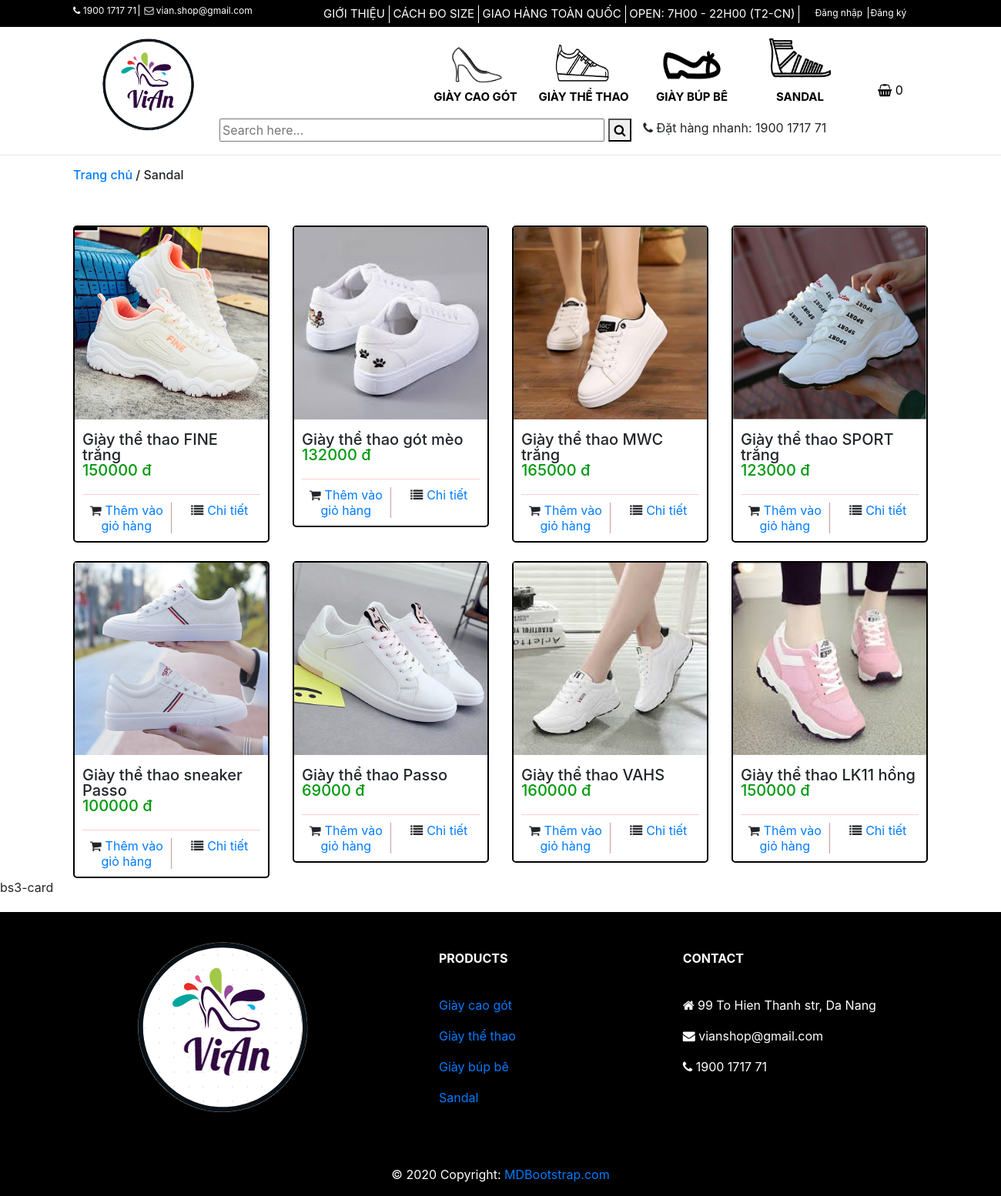
The app's page /products.php?name=giay-the-thao with its own data.
### tables this page shows
create table products(
id INT NOT NULL AUTO_INCREMENT NOT NULL PRIMARY KEY,
name VARCHAR(255) NOT NULL,
category_id INT NOT NULL,
image VARCHAR(255) DEFAULT NULL,
decription TEXT DEFAULT NULL,
price FLOAT NOT NULL,
created DATE NULL DEFAULT CURRENT_TIMESTAMP,
quantity INT NOT NULL
);

### products.php (the view, shortened to what this page needs)
<?php
  include "includes/dbconnection.php";
?>
<!doctype html>
<html lang="en">
<head>
    <link rel="stylesheet" href="css/style-index.css">
    <link rel="stylesheet" href="https://stackpath.bootstrapcdn.com/bootstrap/4.3.1/css/bootstrap.min.css"
>
    <link rel="stylesheet" href="https://maxcdn.bootstrapcdn.com/font-awesome/4.7.0/css/font-awesome.min.css">
</head>
<body>
    <?php
    include "includes/top-header.php";
    include 'includes/header.php';
    ?>
    <hr>
    <div class="container">
        <div class="name-page">
            <h6><a href="index.php">Trang chủ</a><span> / Sandal</span></h6>
        </div>
        <br>
        <?php
            if ($_GET['name'] == 'giay-cao-got'){
                $name = 'Giày cao gót';
            }
            else if ($_GET['name'] == 'giay-the-thao')
            {
                $name ="Giày thể thao";
            }
            $select1='SELECT p.*, c.categoryName FROM products AS p, categories AS c WHERE p.category_id= c.id AND c.categoryName LIKE "'.$name.'" ';
            $result1=mysqli_query($con, $select1);
        ?>
        <div class="row">
            <?php  while($row1=mysqli_fetch_array($result1)){?>
            <div class="col-sm-3">
                <br>
                <div class="col-item">
                    <div class="photo">
                        <img src="image-product/<?php echo htmlentities($row1['category_id']);?>/<?php echo htmlentities($row1['image']);?> "
                            class="img-responsive" style="width:100%; height:250px" alt="a" />
                    </div>
                    <div class="info">
                        <div class="row">
                            <div class="price col-md-12">
                                <h5>
                                    <?php echo htmlentities($row1['name']);?>
                                </h5>
                                <h5 class="price-text-color">
                                    <?php echo htmlentities($row1['price']);?> đ
                                </h5>
                            </div>
                        </div>
                    </div>
                    <div class="info">
                        <div class="separator clear-left">
                            <p class="btn-add">
                                <i class="fa fa-shopping-cart"></i><a href="#" class="hidden-sm">Thêm vào giỏ
                                    hàng</a>
                            </p>
                            <p class="btn-details">
                                <i class="fa fa-list"></i><a href="detail.php?quanly=detail&id=<?php echo $row1['id']?>"
                                    class="hidden-sm">Chi
                                    tiết</a>
                            </p>
                        </div>
                        <div class="clearfix">
                        </div>
                    </div>
                </div>
            </div>
            <?php }?>
        </div>
    </div>
    bs3-card
    <?php include 'includes/footer.php';?>
</body>
</html>

### css/style-index.css (style rules this page uses)
a { color: white; }
.col-item { border: 2px solid black; border-radius: 5px; background: #FFF; }
.col-item .photo img { margin: 0 auto; width: 100%; }
.col-item .info { padding: 10px; border-radius: 0 0 5px 5px; margin-top: 1px; }
.col-item .price { float: left; margin-top: 5px; }
.col-item .price h5 { line-height: 20px; margin: 0; }
.price-text-color { color: #00990E; }
.col-item .separator { border-top: 1px solid #FFCCCC; }
.clear-left { clear: left; }
.col-item .separator p { line-height: 20px; margin-bottom: 0; margin-top: 10px; text-align: center; }
.col-item .separator p i { margin-right: 5px; }
.col-item .btn-add { width: 50%; float: left; }
.col-item .btn-add { border-right: 1px solid #CC9999; }
.col-item .btn-details { width: 50%; float: left; padding-left: 10px; }
.name-page { display: flex; }

### records on screen
products: image (picture), name "Giày thể thao FINE trắng", price "150000"
products: image (picture), name "Giày thể thao gót mèo", price "132000"
products: image (picture), name "Giày thể thao MWC trắng", price "165000"
products: image (picture), name "Giày thể thao SPORT trắng", price "123000"
products: image (picture), name "Giày thể thao sneaker Passo", price "100000"
products: image (picture), name "Giày thể thao Passo", price "69000"
products: image (picture), name "Giày thể thao VAHS", price "160000"
products: image (picture), name "Giày thể thao LK11 hồng", price "150000"

### other values on screen
$totalquantity "0"
